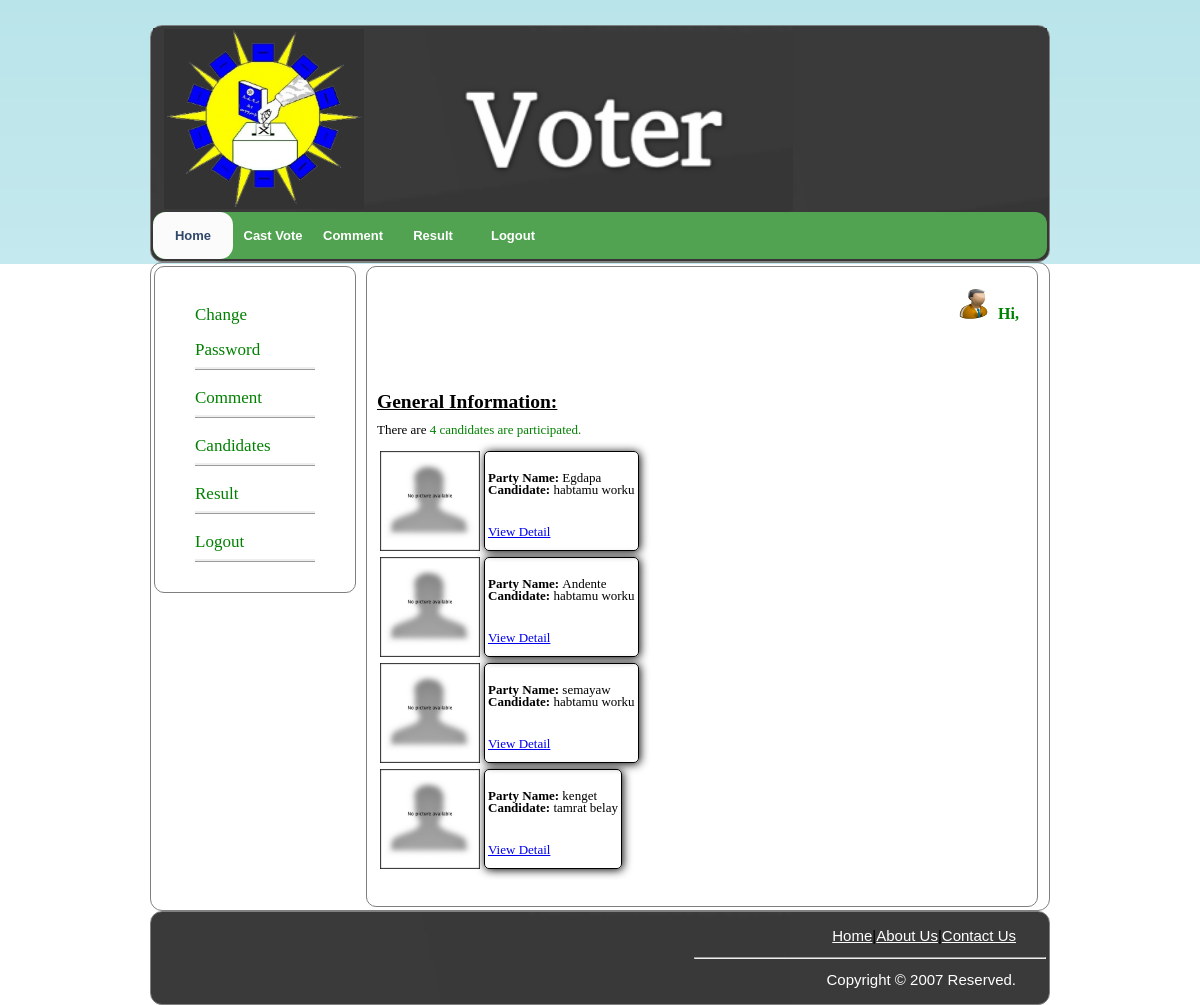
Page /voter_candidate.php (signed in) on the committed database.
### tables this page shows
CREATE TABLE IF NOT EXISTS `candidate` (
  `c_id` int(11) NOT NULL AUTO_INCREMENT,
  `u_id` varchar(22) NOT NULL,
  `fname` varchar(20) NOT NULL,
  `mname` varchar(20) NOT NULL,
  `lname` varchar(20) NOT NULL,
  `sex` varchar(10) NOT NULL,
  `age` int(11) NOT NULL,
  `work` varchar(20) NOT NULL,
  `education` varchar(30) NOT NULL,
  `phone` varchar(20) NOT NULL,
  `email` varchar(20) NOT NULL,
  `experience` varchar(25) NOT NULL,
  `party_name` varchar(20) NOT NULL,
  `party_symbol` varchar(20) NOT NULL,
  `candidate_photo` varchar(40) NOT NULL,
  `username` varchar(25) NOT NULL,
  `password` varchar(255) NOT NULL,
  PRIMARY KEY (`c_id`),
  KEY `u_id` (`u_id`),
  KEY `u_id_2` (`u_id`)
);

### voter_candidate.php (the view, shortened to what this page needs)
<?php
$user_id=$_SESSION['u_id'];
$result=mysql_query("select * from voter where vid='$user_id'")or die(mysql_error);
$row=mysql_fetch_array($result);
$FirstName=$row['fname'];
$middleName=$row['mname'];
?>
<!DOCTYPE html PUBLIC "-//W3C//DTD XHTML 1.0 Transitional//EN" "http://www.w3.org/TR/xhtml1/DTD/xhtml1-transitional.dtd">
<html xmlns="http://www.w3.org/1999/xhtml">
<head>
<link rel="stylesheet" href="main.css" type="text/css" media="screen"/>
<link href="menu.css" rel="stylesheet" type="text/css" media="screen" />
</head>
<body>
<table align="center" style="width:900px;border:1px solid gray;background:white url(img/tbg.png) repeat-x left top;border-radius:12px">
<tr style="height:auto;border-radius:12px;background: white url(img/tbg.png) repeat-x left top;">
<th colspan="2">
<a href="system_admin.php"><img src="img/logo.jpg" width="200px" height="180px" align="left" style="margin-left:10px"></a>
<img src="img/voter.png" 	width="400px" style="margin-left:30px;margin-top:0px" align="center">
</th>
</tr>
<tr>
<td colspan="2" bgcolor="#51a351" id="Menus" style="height:auto;border-radius:12px;">
		<ul>
			<li class="active"><a href="voter.php">Home</a></li>
			<li><a href="cast.php">Cast Vote</a></li>
			<li><a href="voter_comment.php">Comment</a></li>
			<li><a href="voter_result.php">Result</a></li>
			<li><a href="vlogout.php">Logout</a></li>
		</ul>
</td>
</tr>
</table>
<table align="center" style="width:900px;border:1px solid gray;border-radius:12px;" height="500px">
<tr valign="top">
<td><div style="clear: both"></div>
        <div id="left">
            <ul>
                <li><a href="v_change.php">Change Password</a></li>
					                <li><a href="voter_comment.php">Comment</a></li>
					<li>
                    <a href="voter_candidate.php">Candidates</a></li>
                <li><a href="voter_result.php">Result</a></li>
					<li>
                    <a href="vlogout.php">Logout</a></li>
            </ul>
        </div>
		</td>
		<td><div id="right">
            <div class="desk">
           <h1 align="right"><?php
echo '<img src="img/people.png" width="40px" height="30px">&nbsp;'.'<font style="text-transform:capitalize;" face="times new roman" color="green" size="3">Hi,&nbsp;'.$FirstName."&nbsp;".$middleName." ".'</font>';?></h1>
<br><br>
<br><br><?php
			$av=mysql_query("select *from candidate");
			$countav=mysql_num_rows($av);
			echo '<font size="2"><h2><u>General Information:</u></h2> There are <font color="green" >'.$countav. ' candidates are participated.</font>' ;
			echo"<br><br>";
   ?>
	<?php
$result = mysql_query("SELECT * FROM candidate");
while($row = mysql_fetch_array($result))
  {
$ctrl = $row['c_id'];
$fname=$row['fname'];
$mname=$row['mname'];
$pname=$row['party_name'];
$symbol=$row['party_symbol'];
?>
<table>
<tr>
<td><img src="<?php echo $symbol;?>" width="100px" height="100px"></td><td>
<table style="border-radius:5px;border:1px solid black;width:120px;height:100px;box-shadow:1px 1px 10px black">
<tr><td><?php echo "<b>Party Name:</b>"."&nbsp;".$pname;?><br><?php echo "<b>Candidate:</b>"."&nbsp;".$fname."&nbsp;".$mname;?><br></td></tr>
<tr><td style='height:30px;'><a href = "voter_can.php?key=<?php echo $ctrl;?>">View Detail</a></td></tr></table></td>
</tr>
</table>
<?php
}
?>
				<br><br></div>
        </div>
</td>
</tr>
</table>
<table align="center" style="width:900px;border-radius:12px;border:1px solid gray;background:white url(img/tbg.png) repeat-x left top;" height="70px" >
<tr>
<td id="link">
<p style="text-align:right;padding-right:30px;"><a  href="index.php">Home</a>|<a href="about.php">About Us</a>|<a href="contact.php">Contact Us</a></p>
<p ><hr width="350px" align="right"></p>
<p style="text-align:right;padding-right:30px;"><font color="#ffffff">Copyright &copy; 2007 Reserved.</font></p>
</td>
</tr>
</table>
</body>
</html>

### main.css (style rules this page uses)
body { margin: 0; padding: 0; background: white url(img/bg.png) repeat-x left top; position:relative; font-family:Verdana, Arial, Helvetica, sans-serif; font-size:15px; line-height:12px; text-align:justify; padding-left:0px; margin-top:25px }
#link a:link { color: #ffffff }
#left { float: left; width: 200px; border: 1px solid gray; border-radius: 10px; }
#left ul { margin-right: 30px; margin-top: 30px; margin-bottom: 30px; }
#left ul li { list-style: none; line-height: 35px; border-color: green; border-bottom-color: green; border-bottom: ridge; margin-top: 10px; margin-right: 10px; }
#left ul li a { text-decoration: none; font-family: Cambria; font-size: 17px; color: green; }
.desk { width:650px; margin-left:-80px; height:auto; border:1px solid gray; border-radius:10px; padding:10px 10px 10px 10px; }
#right { float: right; width: 550px; margin-right: 50px; font-family: Century; }
#right h1 { margin-left: 20px; color: green; font-family: Century; font-size: 18px; }

### menu.css (style rules this page uses)
#Menus { width: 750px; height:17px; margin: 0 auto; padding: 0; }
#Menus ul { margin: 0; padding: 0; list-style: none; line-height: normal; }
#Menus li { float: left; }
#Menus a { display: block; width: 80px; height: 31px; padding-top: 16px; text-decoration: none; text-align: center; font-family: Arial, Helvetica, sans-serif; font-size: 13px; font-weight: bold; border-radius:13px; color:white; }
#Menus .active a { background: #FBFBFC url(img/Active.jpg) repeat-x left bottom; padding-left: 0; color: #30476A; }

### rows in the picture
candidate: party_symbol (picture), party_name "Egdapa", fname "habtamu", mname "worku"
candidate: party_symbol (picture), party_name "Andente", fname "habtamu", mname "worku"
candidate: party_symbol (picture), party_name "semayaw", fname "habtamu", mname "worku"
candidate: party_symbol (picture), party_name "kenget", fname "tamrat", mname "belay"

### other values in the picture
$countav "4"
